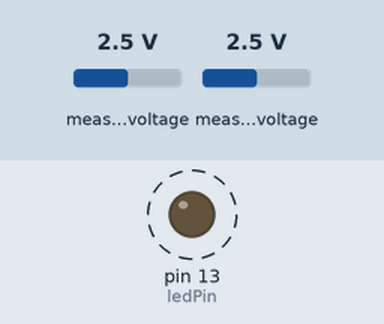
The sketch below on a simulated Arduino Uno, built with avr-gcc and run on an emulated ATmega328P. On the bench: output pins drawn as LEDs (lit = HIGH). Dashed ring = blinking. The inputs (shaded band) are chosen by the test bench; at power-on: measured voltage 2.5 V. What the sketch prints to the serial monitor is not drawn.

Above: at 0.15 s.
Timing chart, 0 to 3.0 s (numbered marks = the images above):
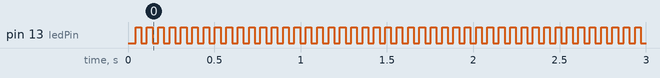

The sketch:

rh_2019_06_15_Arduino_ADS1115_ADDA_01.ino
```cpp
/* *
Test program for ADS1115 attached to arduino.
Output via COM port +/- PCF8591 module by I2C.

Main features:
output via COM-port:
  - convert data with ADS1115
  - simulate data conversion by synthetic data
    (data format is choosable to be conformant with SpectrumLab).
output via PCF8591:
  - additionally you may attach a PCF8591 module by I2C

Conversion rate:
  - Conversion rate is controlled by flags set by an interrupt handler.


ADC with ADS1115
---------------
A ADS1115 is usable by the Adafruit_ADS1115 library.

ADC simulated by synthetic sinus curve
--------------------------------------
A synthetic sinus curve (int16_t sinetable [50]) is fed into
COM port to simulate a AD-conversion.

Adjustable conversion rate
--------------------------
The conversion rate is realized by an interrupt routine called
at a rate of 10.000 Hz. Interrupts are counted.
Within the main loop the flags are continously checked. If a
predefined threshold of the counter is reached the function >send_data()<
is called and the data is sent.

Analog output by PCF8591
------------------------
There is a hardware ADDA-Module (PCF8591) that converts the date
to an analog output. This analog value can be checked by an oscilloscope.
Note that the PCF8591 needs 8-Bit data (the ADS1115 is 16 bit ).

LED Output
----------
Additionally the LED at pin 13 can be toggled to check other
events. An example is the moment, when the analog value is
sent to the COM port. Pin 13 too may be contolled by an
oscilloscope.

Note: You can watch the data by the serial monitor of the Arduino IDE.

ASCII        ( output for serial monitor of Arduino IDE)
S16          ( == signed int (16 Bit) for Spectrum Lab.
+/- PCF8591  ( ADDA Module: analog output)
+/- LED      ( PIN 13 )

SpectrumLab
-----------
This program was originally developped to feed data into SpectrumLab
via COM port. Especially with low frequencies SpectrumLab behaves in
some way unpredictable (my experience) if data is fed by serial line.
Nevertheless, you may give it a try, setting >baud_rate == baud_SpecLab<.


timer preset according to
  https://www.heise.de/developer/artikel/Timer-Counter-und-Interrupts-3273309.html

  initcount = maxcount - (cpufreq / deltaT)  / prescale

  examples:
  initcount = 65536 - (16000000/20)/256  = 62411   // prescale == 256! ; f == 1/40 sec
  initcount = 65536 - (16000000/10000)/8 = 65336   // prescale ==   8! ; f == 1/10000 sec

note:
There are some unused variables and some unused lines of code...

*/

// ==================================================================================================

int16_t sinetable [50]  = {
  0, 1369, 2716, 4021, 5262, 6420, 7477, 8416, 9222, 9883, 10388,
  10729, 10901, 10901, 10729, 10388, 9883, 9222, 8416, 7477, 6420,
  5262, 4021, 2716, 1369, 0,
  -1368, -2716, -4020, -5261, -6420, -7476, -8415, -9222, -9882,
  -10387, -10729, -10900, -10900, -10729, -10387, -9882, -9222,
  -8415, -7476, -6420, -5261, -4020, -2716, -1368
};
int  idx_sinetable;  // idx of sinetable

#define ledPin 13
int16_t led_status;

// outp_mode == data format transmitted via serial IO: ASCII or signed int
#define ascii   1  // ASCII output via (e.g. Arduino IDE serial monitor)
#define S16     6  // for SpectrumLab: signed int * little endian * +/-32767 * 0x8000
int16_t outp_mode   ;

// data mode == use real AD-data or sinetable
#define synt_data 0  // use sinetable as data
#define ADC_data 1   // use data from AD conversion
int16_t data_mode     ;  // input data mode

// serial mode == configure COM port
#define baud_SpecLab  0     // Baud rate for communication with SpectrumLab
#define baud_jama 1         // Baud rate e.g. for use with jAmaseis
int16_t baud_rate ;         // Baud rate

// when S16 (for SpectrumLab) : sync pattern
unsigned int sync_patt ;  // sync    pattern
unsigned int repl_patt ;  // replace pattern

// when AD-data: convert channel 1 v 2.
const int16_t ch_1 = 0;  // ch 1 == Geofono 1
const int16_t ch_2 = 1;  // ch 2 == Geofono 2

// buffer for string output
char      buf[120];  // char buffer

// some counters
int  cnt_1_Hz ;      // count number for 1 Hz Signal
int  cnt_val  ;      // counts number of values since last interrupt

// vars for calculating average values
int  act_val;        // actual ADC value == signed int
int  sum_val;        // sum           of values since last interrupt
int  avg_val;        // average value == sum_val / cnt_val

// for communicating via I2C with PCF8591 ADDA-module
#include "Wire.h"
#include <Adafruit_ADS1015.h>

Adafruit_ADS1115 ads;       // Use this for the 16-bit version

#define PCF8591 (0x90 >> 1) // I2C bus address

// some vars to scale int16_t to byte
int16_t tmp_val     ;
int16_t scaled_val  ;       // skalierter Wert

byte byte_low  ;            //
byte byte_high ;            //
byte byte_array[2]={0,0};   // global; returns result of function >void scale_to_8_bit(int16_t tmp_val)<

volatile int16_t ADS_result; // result from ADS1x15

volatile int16_t cnt_0_1_ms  ;

volatile int16_t cnt_1_ms    ;
volatile int16_t cnt_10_ms   ;
volatile int16_t cnt_100_ms  ;
volatile int16_t cnt_1000_ms ;

volatile int16_t cnt_20_ms  = 0 ;
volatile int16_t cnt_40_ms  = 0 ;
volatile int16_t cnt_50_ms  = 0 ;
volatile int16_t cnt_500_ms = 0 ;

volatile bool flag_1_ms    ;
volatile bool flag_2_ms    ;
volatile bool flag_4_ms    ;
volatile bool flag_8_ms    ;
volatile bool flag_10_ms   ;
volatile bool flag_100_ms  ;
volatile bool flag_1000_ms ;

// lets start!

void setup()
{
  Wire.begin();

  // outp_mode   = S16   ;                 // output mode
  // baud_rate   = baud_SpecLab ;        // serial mode for SpectrumLab
  // data_mode   = synt_data ;             // synthetic data

  outp_mode   = ascii ;                 // output mode
  baud_rate   = baud_jama ;             // baud rate, e.g. for jAmaSeis
  data_mode   = ADC_data ;              // data from AD conversion, e.g. seismometer
  // data_mode   = synt_data ;             // synthetic data

  if (baud_rate == baud_SpecLab){
    Serial.begin(115200);               // SpectrumLab: Options > Audio I/O:
                                        //   Input Device: params 115200,8-N-1,S16,SYNC,1
  } else if (baud_rate == baud_jama) {
    //Serial.begin(19200);                 // jAmaseis
    Serial.begin(9600);                 // jAmaseis
  } else {
    Serial.begin(115200);   //
  }

  cnt_val       = 0 ;
  sum_val       = 0 ;
  avg_val       = 0 ;

  cnt_0_1_ms    = 0 ;
  cnt_1_ms      = 0 ;
  cnt_10_ms     = 0 ;
  cnt_100_ms    = 0 ;
  cnt_1000_ms   = 0 ;
  cnt_1_Hz      = 0 ;

  cnt_50_ms     = 0 ;
  cnt_500_ms    = 0 ;

  flag_1_ms     = false ;
  flag_2_ms     = false ;
  flag_4_ms     = false ;
  flag_8_ms     = false ;
  flag_10_ms    = false ;
  flag_100_ms   = false ;
  flag_1000_ms  = false ;

  pinMode(ledPin, OUTPUT);              // LED Pin

  // ADS1115
  //Adafruit_ADS1015 ads;               // Use thi for the 12-bit version
  ads.setGain(GAIN_SIXTEEN);            // ADS1115: 16x gain  +/- 0.256V  1 bit = 0.125mV  0.0078125mV
  ads.begin();                          // ADS1115

  // Set Timer #1
  noInterrupts();                       // diasable interrupts temporarily
  TCCR1A = 0;
  TCCR1B = 0;

  TCNT1 = 65336;  // preset timer: 1/10.000 repeat statement interrupt routine !

  // PRESCALER: https://www.heise.de/developer/artikel/Timer-Counter-und-Interrupts-3273309.html
  // Prescale = 0:    TCCR1B = 0; TCCR1B |= (1 << CS10);
  // Prescale = 8:    TCCR1B = 0; TCCR1B |= (1 << CS11);
  // Prescale = 64:   TCCR1B = 0; TCCR1B |= (1 << CS10); TCCR1B |= (1 << CS11);
  // Prescale = 256:  TCCR1B = 0; TCCR1B |= (1 << CS12);
  // Prescale = 1024: TCCR1B = 0; TCCR1B |= (1 << CS10); TCCR1B |= (1 << CS12);

  TCCR1B = 0; TCCR1B |= (1 << CS11);               // Prescaler:   8

  TIMSK1 |= (1 << TOIE1);               // enable Timer Overflow Interrupt
  interrupts();                         // enable interrupts

  if (outp_mode == ascii) {
    ;
  } else if (outp_mode == S16) {
    sync_patt = 0x8000 ;
    repl_patt = 0x8001 ;
  }
}

void writeWire(int16_t device, int16_t channel, int16_t value){
  // value via I2C to device (e.g. PCF8591)
  Wire.beginTransmission(device);
  Wire.write(channel);
  Wire.write(value);
  Wire.endTransmission();
}

void scale_to_8_bit(int16_t tmp_val){
  // scale int-value (+- 32768) to byte (0 .. 255). (PCF8591)
  tmp_val = (tmp_val) / 128 ;           // scale to 8-Bit
  tmp_val = tmp_val + 128 ;             // scale to 0 .. 255

  byte_high = highByte(tmp_val) ;
  byte_low  = lowByte (tmp_val) ;

  // byte byte_array[2]={0,0}; global !
  byte_array[0] = byte_high ;           // global array >byte_array[]<
  byte_array[1] = byte_low ;            // global array >byte_array[]<
}

void analog_out_via_PCF8591(int16_t tmp_val){
  // output via PCF8591
  scale_to_8_bit(tmp_val) ;             // PCF8591 is 8-Bit
  byte_low  = byte_array[1] ;           // PCF8591 is 8-Bit
  writeWire(PCF8591, 0x40, byte_low) ;  // 0x40 = DA-Converter ; >byte_low< is sent to PCF8591 .
}

void serial_print_values(int16_t tmp_val, int16_t scaled_val, byte byte_high, byte byte_low){
  // testing
  Serial.print  (tmp_val);
  Serial.print  (" . " );

  Serial.print  (scaled_val);
  Serial.print  (" = " );
  Serial.print  (byte_high);
  Serial.print  (" + " );
  Serial.print  (byte_low);
  Serial.println("");
}


// interrupt subroutine
ISR(TIMER1_OVF_vect) {
  TCNT1 =   65336;              // preset timer 1/10000 second

  ++cnt_0_1_ms ;
  if (cnt_0_1_ms >= 10) {
    cnt_0_1_ms = 0 ;
    flag_1_ms  = true ;
    ++cnt_1_ms   ;
    if (cnt_1_ms >= 10) {
      cnt_1_ms = 0 ;
      flag_10_ms  = true ;
      ++cnt_10_ms  ;
      if (cnt_10_ms >= 10) {
        cnt_10_ms = 0 ;
        flag_100_ms  = true ;
        ++cnt_100_ms  ;
        if (cnt_100_ms >= 10) {
          cnt_100_ms = 0 ;
          flag_1000_ms  = true ;
          ++cnt_1000_ms  ;
        }
      }
    }
  }
}


void toggle_led() {
  led_status = digitalRead(ledPin) ^ 1 ;            // LED on -> off and vice versa
  digitalWrite(ledPin, led_status ) ;               // LED ON - LED OFF
}


void send_data() {
  // send (real or synthtic) data to output ()
  if (data_mode == ADC_data){  // use data from AD conversion
    // calculate averaged value, reset sum and counter
    avg_val = (int) sum_val / cnt_val ;
  } else {
    // synthetic data from sinetable[]
    if (idx_sinetable < 49) {
      idx_sinetable++ ;
    } else {
      idx_sinetable = 0 ;
    }
    avg_val = (int) sinetable[idx_sinetable] ;
  }

  if (outp_mode == ascii){
    // jAmaSeis: write ASCII strings to serial port:
    buf[0] = (char)0;           // clear buffer
    sprintf(buf,"%d", avg_val); // jAmaSeis
    Serial.println(buf);
  }
  else if (outp_mode == S16) {  // For use with >Spectrum Lab<
    // avoid sync pattern:
    if (avg_val == sync_patt) {
       avg_val = repl_patt ;
       }

    // write binary data to serial port (http://www.qsl.net/dl4yhf/spectra1.html).
    noInterrupts();             // disable interrupts temporarily

    Serial.write(lowByte(avg_val));
    Serial.write(highByte(avg_val));

    Serial.write(0x00);         // sync pattern for 16-bit signed integers
    Serial.write(0x80);         // sync pattern for 16-bit signed integers

    Serial.flush();
    interrupts();               // enable interrupts

    analog_out_via_PCF8591(avg_val) ;
  }
// reset sum
sum_val = 0 ;
// reset counter of converted values from arduino ADC:
cnt_val = 0 ;                 // unused: use real data
}


void loop()
{
  // this loop checks if the interrupt routine has set some flags.
  // eventually the function >send_data()< is called to realize data output.
  // f = conversion rate.


  // delay (2); // With delay == 2 in the average about 10 -12 values are sampled every 1/40 sec


  if (flag_1_ms) {              // f  == 1000 Hz; adjust Options: Audio I/O: Nominal Sample Rate: 1000
    flag_1_ms     = false ;
    flag_2_ms     = flag_2_ms ^ 1 ;
    if (flag_2_ms) {              // f  == 500 Hz; adjust Options: Audio I/O: Nominal Sample Rate: 500
    }
    // uncomment this to send data with f = 1000 Hz
    //send_data() ;             // send data to SpectrumLab and to PCF8591
    //toggle_led() ;            // toggle LED

    if (flag_10_ms) {           // f  ==  100 Hz; adjust Options: Audio I/O: Nominal Sample Rate:  100
      flag_10_ms     = false ;

      /*
      act_val = analogRead(ch_1) ;    // 10 bit; act_val == signed int;  int16_t stores a 16-bit (2-byte) value. This yields a range of -32,768 to 32,767
      */
      act_val = ads.readADC_Differential_0_1();
      sum_val = sum_val + act_val ;   // sum of vals
      cnt_val = cnt_val + 1 ;         // count number of vals

      // uncomment this to send data with f =  100 Hz
      // send_data() ;             // send data to SpectrumLab and to PCF8591
      // toggle_led() ;                  // toggle LED

      cnt_20_ms++ ;             // f  ==   50 Hz; adjust Options: Audio I/O: Nominal Sample Rate:   50
      if (cnt_20_ms == 2) {
        cnt_20_ms  = 0 ;

        // uncomment this to send data with f =   50 Hz
        send_data() ;             // send data to SpectrumLab and to PCF8591
        toggle_led() ;            // toggle LED
      }

      cnt_40_ms++ ;             // f  ==   25 Hz; adjust Options: Audio I/O: Nominal Sample Rate:   25
      if (cnt_40_ms == 4) {
        cnt_40_ms  = 0 ;

        // uncomment this to send data with f =   25 Hz
        //send_data() ;             // send data to SpectrumLab and to PCF8591
        //toggle_led() ;            // toggle LED
      }

      cnt_50_ms++ ;
      if (cnt_50_ms == 5) {     // f  ==   20 Hz; adjust Options: Audio I/O: Nominal Sample Rate:   20
        cnt_50_ms  = 0 ;
      }
      if (flag_100_ms) {        // f  ==   10 Hz; adjust Options: Audio I/O: Nominal Sample Rate:   10
        flag_100_ms     = false ;
        cnt_500_ms++ ;

        if (cnt_500_ms == 5) {  // f  ==    2 Hz; adjust Options: Audio I/O: Nominal Sample Rate:    2
          cnt_500_ms  = 0 ;
        }

        if (flag_1000_ms) {     // f  ==    1 Hz
          flag_1000_ms     = false ;
        }
      }
    }
  }
}
```

Measured:
- by itself, pin 13 (ledPin): alternates HIGH for 0.03 s and LOW for 0.03 s
